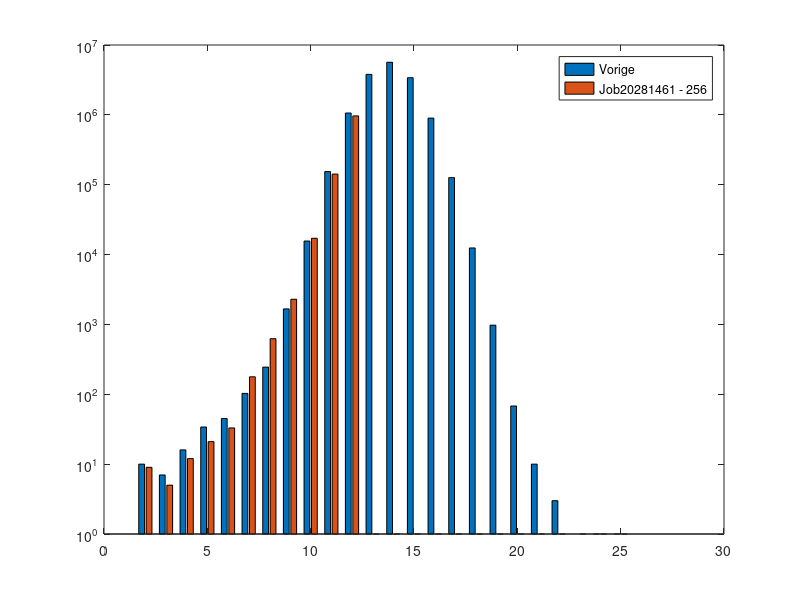

Reproduce this figure in MATLAB.
X = 2:25
Y2 = zeros([1 24])
Y1 = [10, 7, 16, 34, 45, 103, 245, 1669, 15624, 154239, 1062174, 3797288, 5661054, 3404493, 898401, 126276, 12442, 976, 68, 10, 3, 1, 0, 0]
Y2(1:11) = [9, 5, 12, 21, 33, 178, 625, 2292, 17111, 141878, 966757]

T = [Y1 ; Y2]



bar(X, T')
set(gca,'YScale','log')
legend('Vorige', 'Job20281461 - 256')
